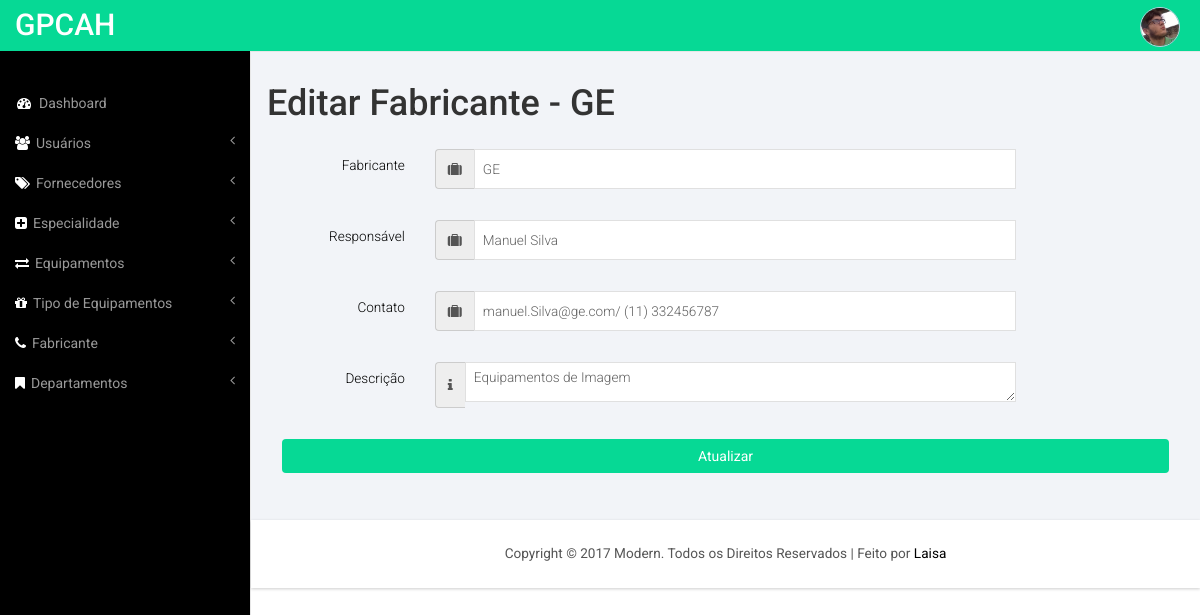
The page /editar-fabricante.php?id=2 (signed in) on the database its author committed.
### tables this page shows
CREATE TABLE `fabricante` (
  `id` int(11) NOT NULL,
  `created_at` timestamp NOT NULL DEFAULT CURRENT_TIMESTAMP,
  `fabricante` varchar(100) NOT NULL,
  `responsavel` varchar(100) NOT NULL,
  `contato` varchar(100) NOT NULL,
  `observacao` varchar(100) NOT NULL
);

### editar-fabricante.php (the view, shortened to what this page needs)
<?php
  include ('includes/connection.php');
    $id= isset($_GET["id"])?$_GET["id"]:0;
    $consulta = "SELECT * FROM fabricante WHERE id=".$id;
      mysqli_select_db($conn, $db);
      $result = mysqli_query($conn, $consulta);
      $nregistros = mysqli_num_rows($result);
      if ($nregistros!=1) {
        echo "<script>alert('Lamento mas não foram encontrados resultados para esta definição de palavra.\ Você será redirecionado para a lista das palavras.');</script>";
        echo "<script>javascript:window.location='consultar-fabricante.php';</script>";
      } else {
          $registro = mysqli_fetch_assoc($result);
      }
?>
<!DOCTYPE HTML>
<html>
<head>
<link href="css/bootstrap.min.css" rel='stylesheet' type='text/css' />
<link href="css/style.css" rel='stylesheet' type='text/css' />
<link href="css/lines.css" rel='stylesheet' type='text/css' />
<link href="css/font-awesome.css" rel="stylesheet">
<link href="css/custom.css" rel="stylesheet">
</head>
<body>
<div id="wrapper">
    <?php include 'includes/navigation.php'; ?>
    <div id="page-wrapper">
        <div class="graphs">
          <h1>Editar Fabricante - <?php echo ($registro["fabricante"]); ?></h1>
          <div class="panel-body">
          <form role="form" class="form-horizontal" action="upd-fabricante.php" method="post" name="frmFabricante" enctype="multipart/form-data">
            <div class="form-group">
              <label class="col-md-2 control-label">Fabricante</label>
              <div class="col-md-8">
                <div class="input-group">
                  <span class="input-group-addon">
                    <i class="fa fa-suitcase"></i>
                  </span>
                  <input type="text" class="form-control1" placeholder="Fabricante" id="fabricante" name="fabricante" value="<?php echo utf8_encode($registro["fabricante"]); ?>" />
                </div>
              </div>
            </div>
            <div class="form-group">
              <label class="col-md-2 control-label">Responsável</label>
              <div class="col-md-8">
                <div class="input-group">
                  <span class="input-group-addon">
                    <i class="fa fa-suitcase"></i>
                  </span>
                  <input type="text" class="form-control1" placeholder="Responsável" id="responsavel" name="responsavel" value="<?php echo utf8_encode($registro["responsavel"]); ?>" />
                </div>
              </div>
            </div>
            <div class="form-group">
              <label class="col-md-2 control-label">Contato</label>
              <div class="col-md-8">
                <div class="input-group">
                  <span class="input-group-addon">
                    <i class="fa fa-suitcase"></i>
                  </span>
                  <input type="text" class="form-control1" placeholder="Contato" id="contato" name="contato" value="<?php echo utf8_encode($registro["contato"]); ?>"/>
                </div>
              </div>
            </div>
            <div class="form-group">
              <label class="col-md-2 control-label">Descrição</label>
              <div class="col-md-8">
                <div class="input-group input-icon right">
                  <span class="input-group-addon">
                    <i class="fa fa-info"></i>
                  </span>
                    <textarea placeholder="Descrição" id="descricao" name="descricao" cols="50" rows="10" class="form-control1" ><?php echo utf8_encode($registro["observacao"]); ?></textarea>
                </div>
              </div>
            </div>
            <div class="box-footer">
                          <button type="submit" class="btn  btn-block" style="background-color: rgb(6, 217, 149);color: #fff;">Atualizar</button>
                      </div>
          </form>
  </div>
      </div>
       <?php include 'includes/footer.php'; ?>
    </div>
</div>
</body>
</html>

### css/style.css (style rules this page uses)
h4, h5, h6, h1, h2, h3 { margin-top: 0; }
html, body { font-family: 'Roboto', sans-serif; font-size: 100%; background:#000; overflow-x: hidden; }
.graphs { padding: 2em 1em; background: #f2f4f8; font-family: 'Roboto', sans-serif; }
.form-control1, .form-control_2.input-sm { border: 1px solid #e0e0e0; padding: 5px 8px; color: #616161; background: #fff; box-shadow: none !important; width: 100%; font-size: 0.85em; font-weight: 300; height: 40px; border-radius: 0; -webkit-appearance: none; }
.form-horizontal .control-label { text-align: right; color: #000; font-weight: 300; font-size: 0.85em; }
.radio label, .checkbox label, label { font-size: 0.85em; font-weight:300; vertical-align: middle; }
.input-group { position: relative; display: table; width: 100%; border-collapse: separate; margin-bottom: 1em; }

### css/custom.css (style rules this page uses)
#wrapper { width: 100%; }
#page-wrapper { min-height: 568px; background-color: #fff; }
@media (min-width:768px) { #page-wrapper { position: inherit; margin: 0 0 0 250px; border-left: 1px solid #e7e7e7; } }

### rows shown on the page
fabricante: fabricante "GE", responsavel "Manuel Silva", contato "manuel.Silva@ge.com/ (11) 332456787", descricao "Equipamentos de Imagem"
